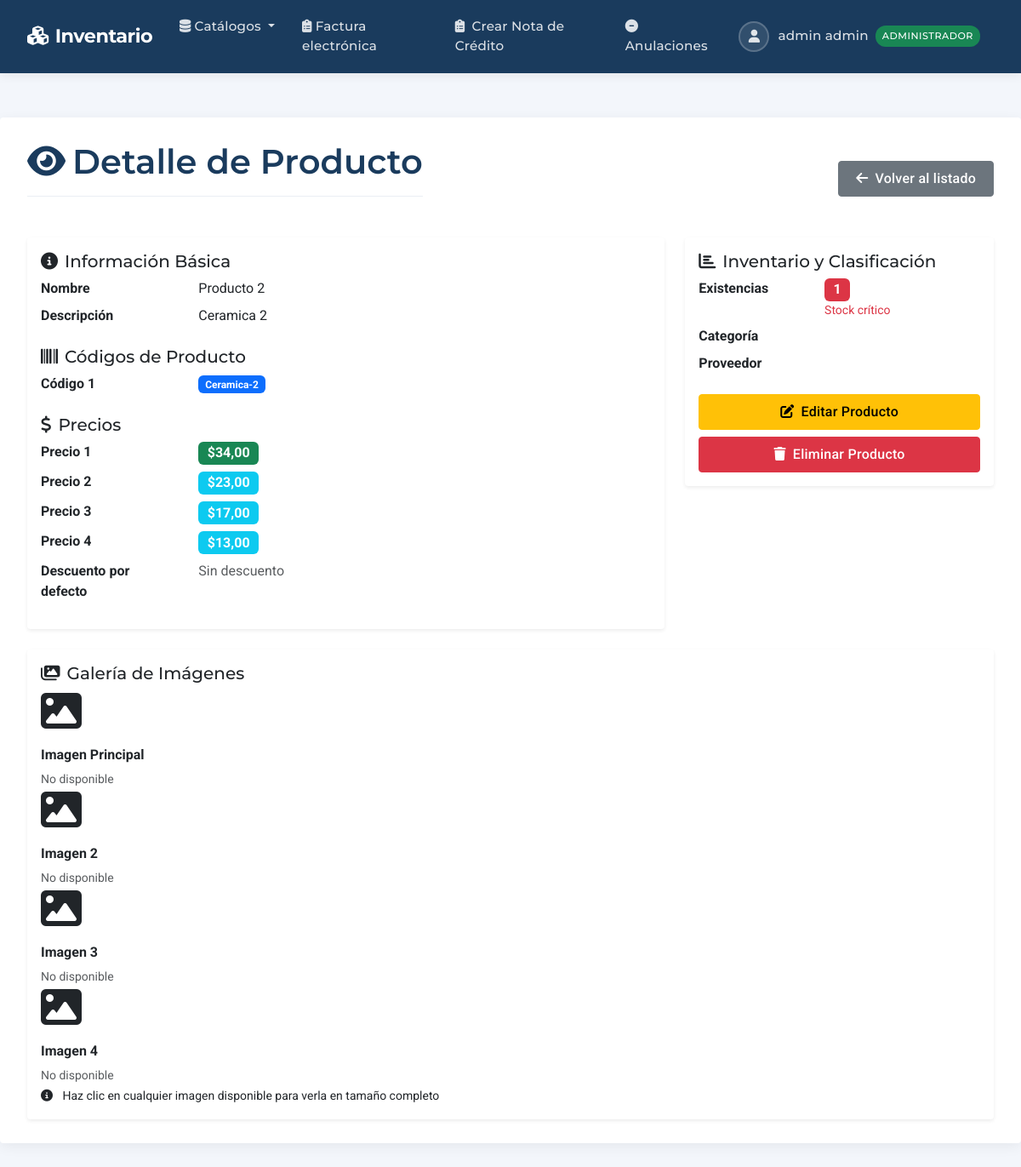
The app's page /productos/11555/ (signed in), older data.
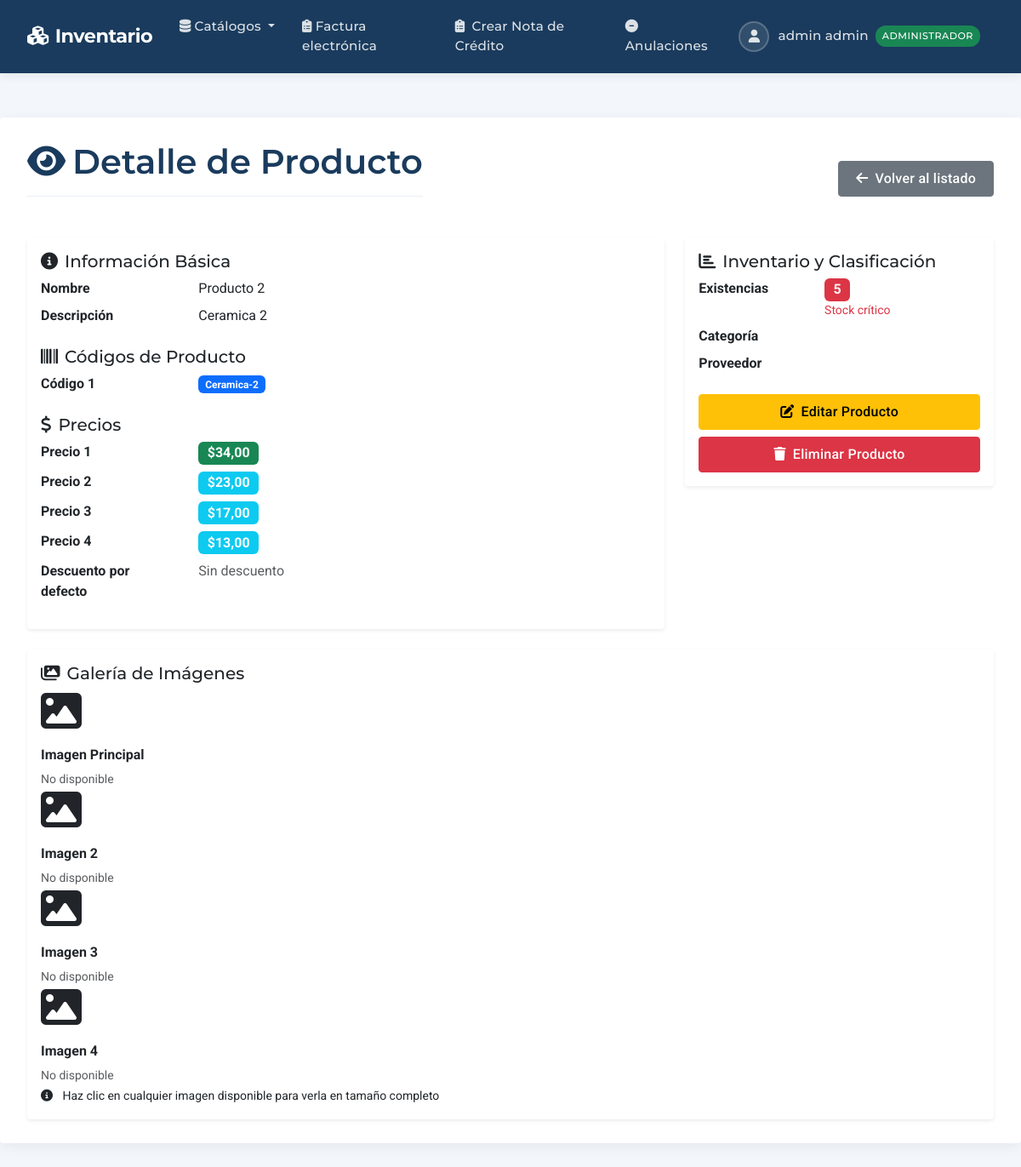
The same page, newer data.
### productos/models.py (models this page shows, shortened)
class Producto(models.Model):
    nombre = models.CharField("Nombre", max_length=100)
    descripcion = models.TextField("Descripción", blank=True)
    codigo1 = models.CharField("Código 1", max_length=25, unique=True)
    codigo2 = models.CharField("Código 2", max_length=25, blank=True, null=True)
    codigo3 = models.CharField("Código 3", max_length=25, blank=True, null=True)
    codigo4 = models.CharField("Código 4", max_length=25, blank=True, null=True)
    precio1 = models.DecimalField("Precio 1", max_digits=10, decimal_places=2)
    precio2 = models.DecimalField("Precio 2", max_digits=10, decimal_places=2, blank=True, null=True)
    precio3 = models.DecimalField("Precio 3", max_digits=10, decimal_places=2, blank=True, null=True)
    precio4 = models.DecimalField("Precio 4", max_digits=10, decimal_places=2, blank=True, null=True)
    imagen1 = models.ImageField(
        "Imagen 1",
        upload_to=producto_image_path,  # Usar la función personalizada
        null=True,
        blank=True,
        validators=[validate_image_size, validate_image_format]
    )
    imagen2 = models.ImageField(
        "Imagen 2",
        upload_to=producto_image_path,
        null=True,
        blank=True,
        validators=[validate_image_size, validate_image_format]
    )
    imagen3 = models.ImageField(
        "Imagen 3",
        upload_to=producto_image_path,
        null=True,
        blank=True,
        validators=[validate_image_size, validate_image_format]
    )
    imagen4 = models.ImageField(
        "Imagen 4",
        upload_to=producto_image_path,
        null=True,
        blank=True,
        validators=[validate_image_size, validate_image_format]
    )
    DESCUENTOS = [(i, f"{i}%") for i in range(0, 55, 5)]
    descuento_por_defecto = models.PositiveSmallIntegerField(
        "Descuento %", choices=DESCUENTOS, default=0
    )
    existencias = models.PositiveIntegerField("Existencias", default=0)
    categoria = models.ForeignKey(
        "Categoria", on_delete=models.SET_NULL,
        null=True, related_name="productos",
        verbose_name="Categoría"
    )
    proveedor = models.ForeignKey(
        "Proveedor", on_delete=models.SET_NULL,
        null=True, related_name="productos",
        verbose_name="Proveedor"
    )

### productos/views.py (the view)
# urls.py: path('productos/<int:pk>/', ProductoDetailView.as_view(), name='producto_detail'),
class ProductoDetailView(LoginRequiredMixin, AdminRequiredMixin, DetailView):
    model = Producto
    template_name = 'productos/catalogos/producto/detail.html'
    context_object_name = 'producto'

### productos/models.py (called while the page is built)
    def puede_acceder(self):
        return (
            self.is_authenticated and
            self.is_active and
            self.activo and
            self.rol and
            self.rol.nombre == 'administrador'
        )

### productos/views.py (called while the page is built)
    def test_func(self):
        return (
            self.request.user.is_authenticated and
            self.request.user.puede_acceder()
        )

### productos/templates/productos/catalogos/producto/detail.html (shortened to what the changed rows need)
{% extends 'productos/base.html' %}
{% block content %}
<div class="d-flex justify-content-between align-items-center mb-4">
    <h1 class="page-title">
        <i class="fas fa-eye me-2"></i>Detalle de Producto
    </h1>
</div>
<div class="row">
    <div class="col-lg-8">
        <div class="card shadow-sm">
            <div class="card-body">
                <div class="detail-section">
                    <dl class="row">
                        <dt class="col-sm-3">Nombre</dt>
                        <dd class="col-sm-9">{{ producto.nombre }}</dd>
                        <dt class="col-sm-3">Descripción</dt>
                        <dd class="col-sm-9">
                            {% if producto.descripcion %}
                                {{ producto.descripcion }}
                            {% else %}
                                <em class="text-muted">Sin descripción</em>
                            {% endif %}
                        </dd>
                    </dl>
                </div>
                <div class="detail-section">
                    <dl class="row">
                        <dd class="col-sm-9"><span class="badge bg-primary">{{ producto.codigo1 }}</span></dd>
                    </dl>
                </div>
                <div class="detail-section">
                    <dl class="row">
                        <dd class="col-sm-9"><span class="badge bg-success fs-6">${{ producto.precio1|floatformat:2 }}</span></dd>
                        {% if producto.precio2 is not None %}
                        <dt class="col-sm-3">Precio 2</dt>
                        <dd class="col-sm-9"><span class="badge bg-info fs-6">${{ producto.precio2|floatformat:2 }}</span></dd>
                        {% endif %}
                        {% if producto.precio3 is not None %}
                        <dt class="col-sm-3">Precio 3</dt>
                        <dd class="col-sm-9"><span class="badge bg-info fs-6">${{ producto.precio3|floatformat:2 }}</span></dd>
                        {% endif %}
                        {% if producto.precio4 is not None %}
                        <dt class="col-sm-3">Precio 4</dt>
                        <dd class="col-sm-9"><span class="badge bg-info fs-6">${{ producto.precio4|floatformat:2 }}</span></dd>
                        {% endif %}
                    </dl>
                </div>
            </div>
        </div>
    </div>
    <div class="col-lg-4">
        <div class="card shadow-sm">
            <div class="card-body">
                <div class="detail-section">
                    <dl class="row">
                        <dd class="col-sm-7">
                            {% if producto.existencias <= 5 %}
                                <div class="stock-indicator stock-critical">
                                    <span class="badge bg-danger fs-6">{{ producto.existencias }}</span>
                                    <small class="text-danger d-block">Stock crítico</small>
                                </div>
                            {% elif producto.existencias <= 10 %}
                                <div class="stock-indicator stock-low">
                                    <span class="badge bg-warning text-dark fs-6">{{ producto.existencias }}</span>
                                    <small class="text-warning d-block">Stock bajo</small>
                                </div>
                            {% else %}
                                <div class="stock-indicator stock-good">
                                    <span class="badge bg-success fs-6">{{ producto.existencias }}</span>
                                    <small class="text-success d-block">Stock normal</small>
                                </div>
                            {% endif %}
                        </dd>
                    </dl>
                </div>
            </div>
        </div>
    </div>
</div>
{% endblock %}

Row changes from the older to the newer data that the page shows:
changed Producto "Producto 2": existencias "1" → "5"
